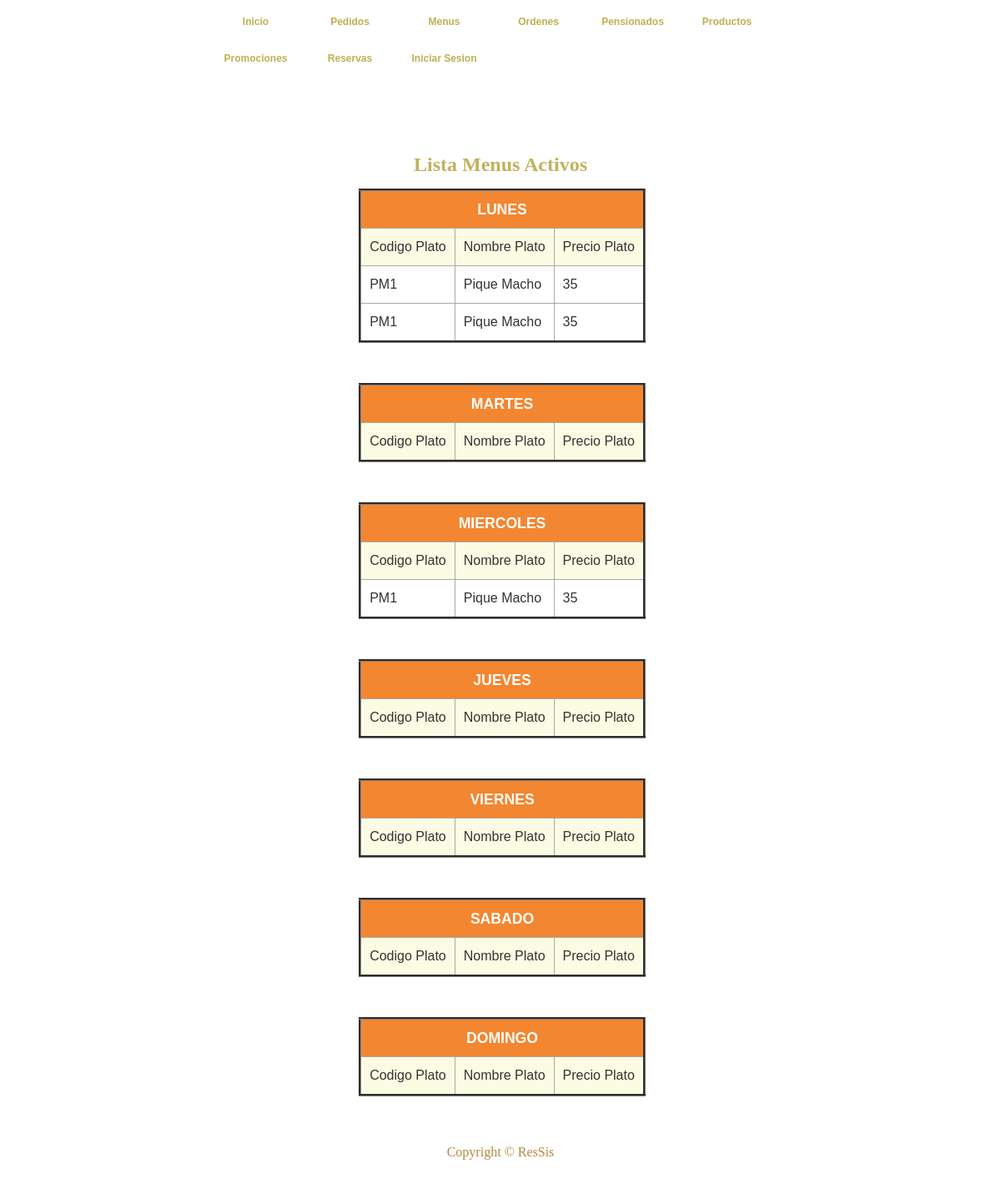
/Menus/listaMenuDiario.php, run on the app's committed database.
### tables this page shows
CREATE TABLE `producto` (
  `cod_producto` varchar(8) NOT NULL COMMENT 'Codigo de un producto',
  `nombre` varchar(30) NOT NULL COMMENT 'Nombre del Producto',
  `tipo` int(1) NOT NULL COMMENT 'Tipo del Producto Comida, bebida o guarnicion',
  `precio` float NOT NULL COMMENT 'Precio del Producto',
  `estado` tinyint(1) NOT NULL COMMENT 'Estado del producto Activo o Inactivo'
);

### Menus/listaMenuDiario.php (the view, shortened to what this page needs)
<!DOCTYPE html PUBLIC "-//W3C//DTD XHTML 1.0 Transitional//EN" "http://www.w3.org/TR/xhtml1/DTD/xhtml1-transitional.dtd">
<HTML xmlns="http://www.w3.org/1999/xhtml">
	<HEAD>
		<link href="../CSS/templatemo_style.css" rel="stylesheet" type="text/css" />
	</HEAD>
	<BODY>
		<?php
		function llenarTablaActivos($dia){
			$res=mysql_query("SELECT P.cod_producto, P.nombre, P.precio FROM menu_dia MD, producto P, producto_menu_dia PM WHERE ((MD.cod_menu_dia= PM.cod_menu_dia) AND (P.cod_producto=PM.cod_producto) AND (MD.dia='$dia') AND (MD.estado='1'))");
			while($row=mysql_fetch_row($res)){
				echo "<TR>";
				echo "<TD>".$row[0]."</TD>";
				echo "<TD>".$row[1]."</TD>";
				echo "<TD>".$row[2]."</TD>";
				echo "</TR>";
			}
		}
		?>
		<div id="templatemo_container">
			<div class="templatemo_topmenu">
				<ul>
      				<li><a href="../index.html" >Inicio</a></li>
      				<li><a href="../Pedidos/index.php">Pedidos</a></li>
      				<li><a href="crearMenu.php" class="current">Menus</a></li>
				    <li><a href="../Ordenes/index.php">Ordenes</a></li>
				    <li><a href="../Pensionados/listaPensionados.php">Pensionados</a></li>
				    <li><a href="../Productos/listaProductos.php">Productos</a></li>
				    <li><a href="../principalMarketing.php">Promociones</a></li>
				    <li><a href="../ReservaMesas/index.php">Reservas</a></li>
				    <li><a href="../Usuarios/login.php">Iniciar Sesion</a></li>
				</ul>
			 </div>
			<div id="templatemo_topsection">Lista Menus Activos <br></div>
			<BR>
		<div id="templatemo_content_section">
		<CENTER>
			<TABLE BORDER=3 class="tg-table-orange">
  			<tr>
    			<th colspan="3">LUNES</th>
  			</tr>
  			 <tr class="tg-even">
    			<td>Codigo Plato</td>
    			<td>Nombre Plato</td>
    			<td>Precio Plato</td>
  			</tr>
			<?php llenarTablaActivos('lunes');?>
			</TABLE>
			<BR><BR>
			<TABLE BORDER=3 class="tg-table-orange">
  			<tr>
    			<th colspan="3">MARTES</th>
  			</tr>
  			 <tr class="tg-even">
    			<td>Codigo Plato</td>
    			<td>Nombre Plato</td>
    			<td>Precio Plato</td>
  			</tr>
			</TABLE>
			<BR><BR>
			<TABLE BORDER=3 class="tg-table-orange">
  			<tr>
    			<th colspan="3">MIERCOLES</th>
  			</tr>
  			 <tr class="tg-even">
    			<td>Codigo Plato</td>
    			<td>Nombre Plato</td>
    			<td>Precio Plato</td>
  			</tr>
			<?php llenarTablaActivos('miercoles');?>
			</TABLE>
			<BR><BR>
			<TABLE BORDER=3 class="tg-table-orange">
  			<tr>
    			<th colspan="3">JUEVES</th>
  			</tr>
  			 <tr class="tg-even">
    			<td>Codigo Plato</td>
    			<td>Nombre Plato</td>
    			<td>Precio Plato</td>
  			</tr>
			</TABLE>
			<BR><BR>
			<TABLE BORDER=3 class="tg-table-orange">
  			<tr>
    			<th colspan="3">VIERNES</th>
  			</tr>
  			 <tr class="tg-even">
    			<td>Codigo Plato</td>
    			<td>Nombre Plato</td>
    			<td>Precio Plato</td>
  			</tr>
			</TABLE>
			<BR><BR>
			<TABLE BORDER=3 class="tg-table-orange">
  			<tr>
    			<th colspan="3">SABADO</th>
  			</tr>
  			 <tr class="tg-even">
    			<td>Codigo Plato</td>
    			<td>Nombre Plato</td>
    			<td>Precio Plato</td>
  			</tr>
			</TABLE>
			<BR><BR>
			<TABLE BORDER=3 class="tg-table-orange">
  			<tr>
    			<th colspan="3">DOMINGO</th>
  			</tr>
  			 <tr class="tg-even">
    			<td>Codigo Plato</td>
    			<td>Nombre Plato</td>
    			<td>Precio Plato</td>
  			</tr>
			</TABLE>
			</CENTER>
			</div>
			<BR><BR>
		<div id="templatemo_footer">Copyright © ResSis</div>
	</BODY>
</HTML>

### CSS/templatemo_style.css (style rules this page uses)
html { background: url(images/templatemo_html_bg.jpg) repeat; }
body { margin: 0; padding:0; font-family: "Times New Roman", Times, serif; font-size: 16px; line-height: 1.5em; color: #b48842; background: url(images/templatemo_body_bg.jpg) repeat-x center top; width: 100%; display: table; }
a:link, a:visited { color: #c89d59; text-decoration: none; }
#templatemo_container { width: 806px; margin: auto; }
.templatemo_topmenu { margin: auto; width: 700px; position:relative; }
.templatemo_topmenu ul { list-style: none; padding: 0px; margin: 0px; }
.templatemo_topmenu li { display: inline; }
.templatemo_topmenu li a { float: left; font-family: Arial, Helvetica, sans-serif; font-size: 12px; font-weight: bold; text-align: center; color: #beb052; width: 103px; height: 30px; margin-left: 5px; margin-right: 5px; padding-top: 14px; }
.templatemo_topmenu li a:hover, .templatemo_topmenu li .current { color: #beb052; background: url(images/templatemo_button_hover.jpg) no-repeat; }
#templatemo_topsection { float: left; margin-top: 40px; width: 806px; height: 48px; color: #c1b25d; font-size: 24px; font-weight: bold; padding-top: 50px; line-height: 1.6em; text-align: center; background: url(images/templatemo_title_bg.jpg) no-repeat; }
#templatemo_content_section { float: left; width: 750px; text-align: justify; padding-left: 30px; }
#templatemo_footer { float: left; margin: auto; margin-top: 20px; text-align: center; padding-top: 35px; width: 806px; height: 50px; background: url(images/templatemo_footer.jpg) no-repeat; background-position: top; }

### Menus/listaMenuDiario.php (style rules this page uses)
.tg-table-orange { border-collapse: collapse; border-spacing: 0; }
.tg-table-orange td, .tg-table-orange th { background-color: #fff; border: 1px #aaa solid; color: #333; font-family: sans-serif; font-size: 100%; padding: 10px; vertical-align: top; }
.tg-table-orange .tg-even td { background-color: #FCFBE3; }
.tg-table-orange th { background-color: #F38630; color: #fff; font-size: 110%; font-weight: bold; }

### data on the page
producto: cod_producto "PM1", nombre "Pique Macho", precio "35"
